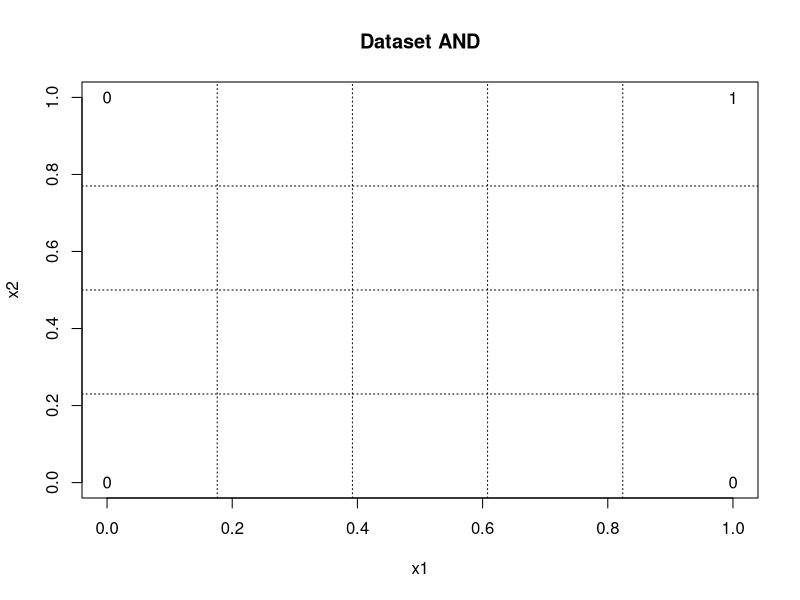
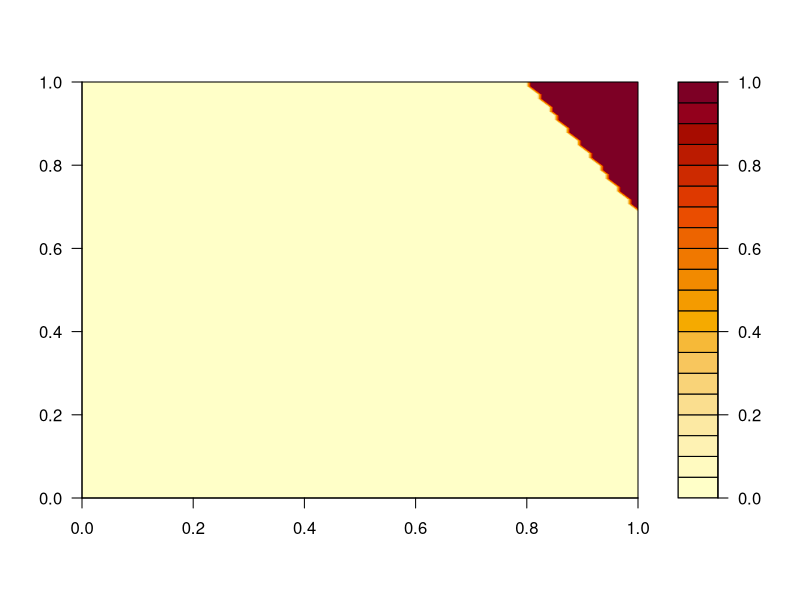
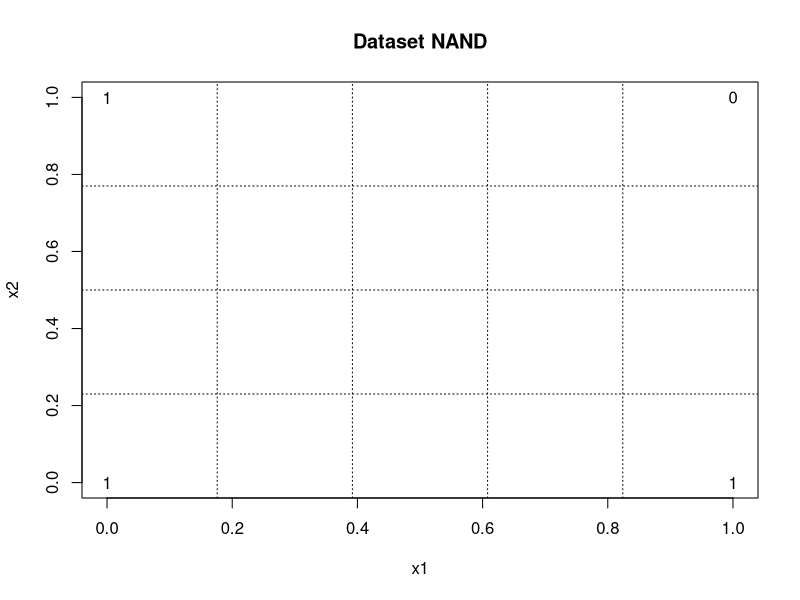
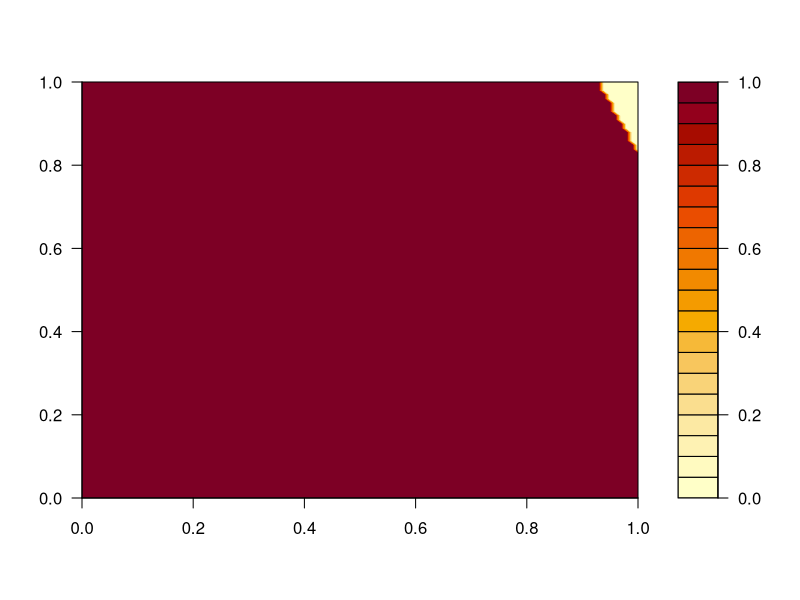

Source code (R) for these figures, in order:
#AND
data = data.frame( x1 = c( 0, 0, 1, 1 ),
                   x2 = c( 0, 1, 0, 1 ),
                   y = c( 0, 0, 0, 1 ) )
print( data )

plot( data$x1, data$x2, type = 'n', main = 'Dataset AND', xlab = "x1",ylab = "x2" )
text( data$x1, data$x2, labels = data$y )
grid( nx = length( data$x1 ) + 1, ny = length( data$x1 ), col = 'black' )
weights = c( -0.5, 1, 0 )
weights = rnorm( mean = 0, sd = 0.1, n = ncol( data ) )
print( weights )
activation_function = function( net ){
  if( net > 0.5 ) 
    return( 1 )
  return( 0 )
}
data = as.matrix( data )
net = c( data[1, 1:2 ], 1 ) %*% weights 
y_hat = activation_function( net ) 
error = y_hat - data[1,3]
eta = 0.1
weights = weights - eta * ( error ) * c( data[ 1, 1:2 ], 1 ) 
print( weights )

perceptron = function( dataset, eta = 0.1, threshold = 1e-5 ){
  data = as.matrix( dataset ) 
  num.features = ncol( data ) - 1 
  target = ncol( data )
  # Initial random weights
  weights = rnorm( mean = 0, sd = 0.1, n = ncol(data ) )
  mse = threshold * 2 
  while( mse > threshold ){
    mse = 0
    for( i in 1:nrow( data ) ){
      # Add bias and compute multiplications 
      net = c( data[ i, 1:num.features ], 1) %*% weights
      # Activation function
      y_hat = activation_function( net )
      # Compute mse
      error = ( y_hat - data[ i, target ] ) 
      mse = mse + error^2
      cat( paste( "Mean square error = ", mse, "\n" ) )
      # Update weights
      weights = weights - eta * error * c( data[i, 1:num.features ], 1 )
    }
  }
  return( weights )
}
shattering.plane = function( weights ){
  X = seq( 0, 1, length = 100 )
  data = outer( X, X, function( X, Y ){ cbind( X
                                               , Y, 1 ) %*% weights } )
  id = which( data > 0.5 ) 
  data[ id ] = 1
  data[ -id ]= 0 
  filled.contour( data )
}

weights = perceptron( data, eta=0.1, threshold=1e-5 ) 
shattering.plane( weights )

#NAND
data = data.frame( x1 = c( 0, 0, 1, 1 ),
                   x2 = c( 0, 1, 0, 1 ),
                   y = c( 1, 1, 1, 0 ) )
print( data )

plot( data$x1, data$x2, type = 'n', main = 'Dataset NAND', xlab = "x1",ylab = "x2" )
text( data$x1, data$x2, labels = data$y )
grid( nx = length( data$x1 ) + 1, ny = length( data$x1 ), col = 'black' )
weights = c( -0.5, 1, 0 )
weights = rnorm( mean = 0, sd = 0.1, n = ncol( data ) )
print( weights )
data = as.matrix( data )
net = c( data[1, 1:2 ], 1 ) %*% weights 
y_hat = activation_function( net ) 
error = y_hat - data[1,3]
eta = 0.1
weights = weights - eta * ( error ) * c( data[ 1, 1:2 ], 1 ) 
print( weights )

weights = perceptron( data, eta=0.1, threshold=1e-5 ) 
shattering.plane( weights )

#IRIS
iris_binary <- iris
iris_binary$Species <- ifelse(iris_binary$Species == "setosa", 1, -1)

# Split data into training and testing sets
set.seed(123)
train_index <- sample(1:nrow(iris_binary), 0.7 * nrow(iris_binary))
train_data <- iris_binary[train_index, ]
test_data <- iris_binary[-train_index, ]

# Perceptron function for binary classification
perceptron_iris <- function(x, y, eta, n_epochs) {
  n <- nrow(x)
  m <- ncol(x)
  w <- matrix(rnorm(m), ncol = 1)
  b <- rnorm(1)
  for (i in 1:n_epochs) {
    for (j in 1:n) {
      z <- sum(w * x[j, ]) + b
      if (z * y[j] <= 0) {
        w <- w + eta * y[j] * x[j, ]
        b <- b + eta * y[j]
      }
    }
  }
  return(list(weights = w, bias = b))
}

# Train perceptron on binary Iris dataset
x_train <- as.matrix(train_data[, 1:4])
y_train <- as.numeric(train_data$Species)
model <- perceptron_iris(x_train, y_train, eta = 0.1, n_epochs = 100)

# Test perceptron on test data
x_test <- as.matrix(test_data[, 1:4])
y_test <- as.numeric(test_data$Species)
predictions <- sign(x_test %*% model$weights + model$bias)

# Calculate accuracy
accuracy <- sum(predictions == y_test) / length(y_test)
accuracy
